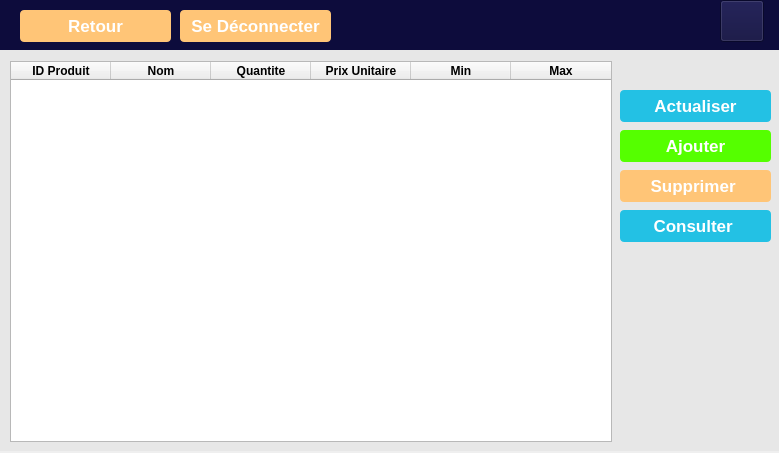
<?xml version="1.0" encoding="UTF-8"?>
<ui version="4.0">
 <class>Form</class>
 <widget class="QWidget" name="Form">
  <property name="geometry">
   <rect>
    <x>0</x>
    <y>0</y>
    <width>779</width>
    <height>453</height>
   </rect>
  </property>
  <property name="windowTitle">
   <string>Form</string>
  </property>
  <widget class="QLabel" name="label_2">
   <property name="geometry">
    <rect>
     <x>0</x>
     <y>0</y>
     <width>781</width>
     <height>51</height>
    </rect>
   </property>
   <property name="styleSheet">
    <string notr="true">background-color:rgb(13,12,60)</string>
   </property>
   <property name="text">
    <string/>
   </property>
  </widget>
  <widget class="QLabel" name="label">
   <property name="geometry">
    <rect>
     <x>0</x>
     <y>50</y>
     <width>781</width>
     <height>401</height>
    </rect>
   </property>
   <property name="styleSheet">
    <string notr="true">background-color:rgb(231, 231, 231)</string>
   </property>
   <property name="text">
    <string/>
   </property>
  </widget>
  <widget class="QPushButton" name="pushButton">
   <property name="geometry">
    <rect>
     <x>620</x>
     <y>90</y>
     <width>151</width>
     <height>32</height>
    </rect>
   </property>
   <property name="font">
    <font>
     <pointsize>13</pointsize>
     <weight>75</weight>
     <bold>true</bold>
    </font>
   </property>
   <property name="styleSheet">
    <string notr="true">background-color:rgb(35, 193, 228);
 color:rgb(255, 255, 255);
border-radius:4px</string>
   </property>
   <property name="text">
    <string>Actualiser</string>
   </property>
  </widget>
  <widget class="QPushButton" name="pushButton_2">
   <property name="geometry">
    <rect>
     <x>620</x>
     <y>130</y>
     <width>151</width>
     <height>32</height>
    </rect>
   </property>
   <property name="font">
    <font>
     <pointsize>13</pointsize>
     <weight>75</weight>
     <bold>true</bold>
    </font>
   </property>
   <property name="styleSheet">
    <string notr="true">background-color:rgb(85, 255, 0);
 color:rgb(255, 255, 255);
border-radius:4px</string>
   </property>
   <property name="text">
    <string>Ajouter</string>
   </property>
  </widget>
  <widget class="QPushButton" name="pushButton_3">
   <property name="geometry">
    <rect>
     <x>620</x>
     <y>170</y>
     <width>151</width>
     <height>32</height>
    </rect>
   </property>
   <property name="font">
    <font>
     <pointsize>13</pointsize>
     <weight>75</weight>
     <bold>true</bold>
    </font>
   </property>
   <property name="styleSheet">
    <string notr="true">background-color:rgb(255, 197, 119);
 color:rgb(255, 255, 255);
border-radius:4px</string>
   </property>
   <property name="text">
    <string>Supprimer </string>
   </property>
  </widget>
  <widget class="QPushButton" name="pushButton_4">
   <property name="geometry">
    <rect>
     <x>620</x>
     <y>210</y>
     <width>151</width>
     <height>32</height>
    </rect>
   </property>
   <property name="font">
    <font>
     <pointsize>13</pointsize>
     <weight>75</weight>
     <bold>true</bold>
    </font>
   </property>
   <property name="styleSheet">
    <string notr="true">background-color:rgb(35, 193, 228);
 color:rgb(255, 255, 255);
border-radius:4px</string>
   </property>
   <property name="text">
    <string>Consulter </string>
   </property>
  </widget>
  <widget class="QTableWidget" name="tableWidget">
   <property name="geometry">
    <rect>
     <x>10</x>
     <y>61</y>
     <width>602</width>
     <height>381</height>
    </rect>
   </property>
   <column>
    <property name="text">
     <string>ID Produit</string>
    </property>
    <property name="font">
     <font>
      <weight>75</weight>
      <bold>true</bold>
     </font>
    </property>
   </column>
   <column>
    <property name="text">
     <string>Nom</string>
    </property>
    <property name="font">
     <font>
      <weight>75</weight>
      <bold>true</bold>
     </font>
    </property>
   </column>
   <column>
    <property name="text">
     <string>Quantite</string>
    </property>
    <property name="font">
     <font>
      <weight>75</weight>
      <bold>true</bold>
     </font>
    </property>
   </column>
   <column>
    <property name="text">
     <string>Prix Unitaire</string>
    </property>
    <property name="font">
     <font>
      <weight>75</weight>
      <bold>true</bold>
     </font>
    </property>
   </column>
   <column>
    <property name="text">
     <string>Min</string>
    </property>
    <property name="font">
     <font>
      <weight>75</weight>
      <bold>true</bold>
     </font>
    </property>
   </column>
   <column>
    <property name="text">
     <string>Max</string>
    </property>
    <property name="font">
     <font>
      <weight>75</weight>
      <bold>true</bold>
     </font>
    </property>
   </column>
  </widget>
  <widget class="QPushButton" name="pushButton_5">
   <property name="geometry">
    <rect>
     <x>20</x>
     <y>10</y>
     <width>151</width>
     <height>32</height>
    </rect>
   </property>
   <property name="font">
    <font>
     <pointsize>13</pointsize>
     <weight>75</weight>
     <bold>true</bold>
    </font>
   </property>
   <property name="styleSheet">
    <string notr="true">background-color:rgb(255, 197, 119);
 color:rgb(255, 255, 255);
border-radius:4px</string>
   </property>
   <property name="text">
    <string>Retour</string>
   </property>
  </widget>
  <widget class="QPushButton" name="pushButton_6">
   <property name="geometry">
    <rect>
     <x>180</x>
     <y>10</y>
     <width>151</width>
     <height>32</height>
    </rect>
   </property>
   <property name="font">
    <font>
     <pointsize>13</pointsize>
     <weight>75</weight>
     <bold>true</bold>
    </font>
   </property>
   <property name="styleSheet">
    <string notr="true">background-color:rgb(255, 197, 119);
 color:rgb(255, 255, 255);
border-radius:4px</string>
   </property>
   <property name="text">
    <string>Se Déconnecter</string>
   </property>
  </widget>
  <widget class="QPushButton" name="pushButton_7">
   <property name="geometry">
    <rect>
     <x>720</x>
     <y>0</y>
     <width>44</width>
     <height>42</height>
    </rect>
   </property>
   <property name="styleSheet">
    <string notr="true">background-image:url(:/newPrefix/PFA Dev/icons8-personne-homme-40.png);
background-repeat: no-repeat;
background-color:rgb(13,12,60)</string>
   </property>
   <property name="text">
    <string/>
   </property>
  </widget>
 </widget>
 <resources>
  <include location="../ferf.qrc"/>
 </resources>
 <connections/>
</ui>
